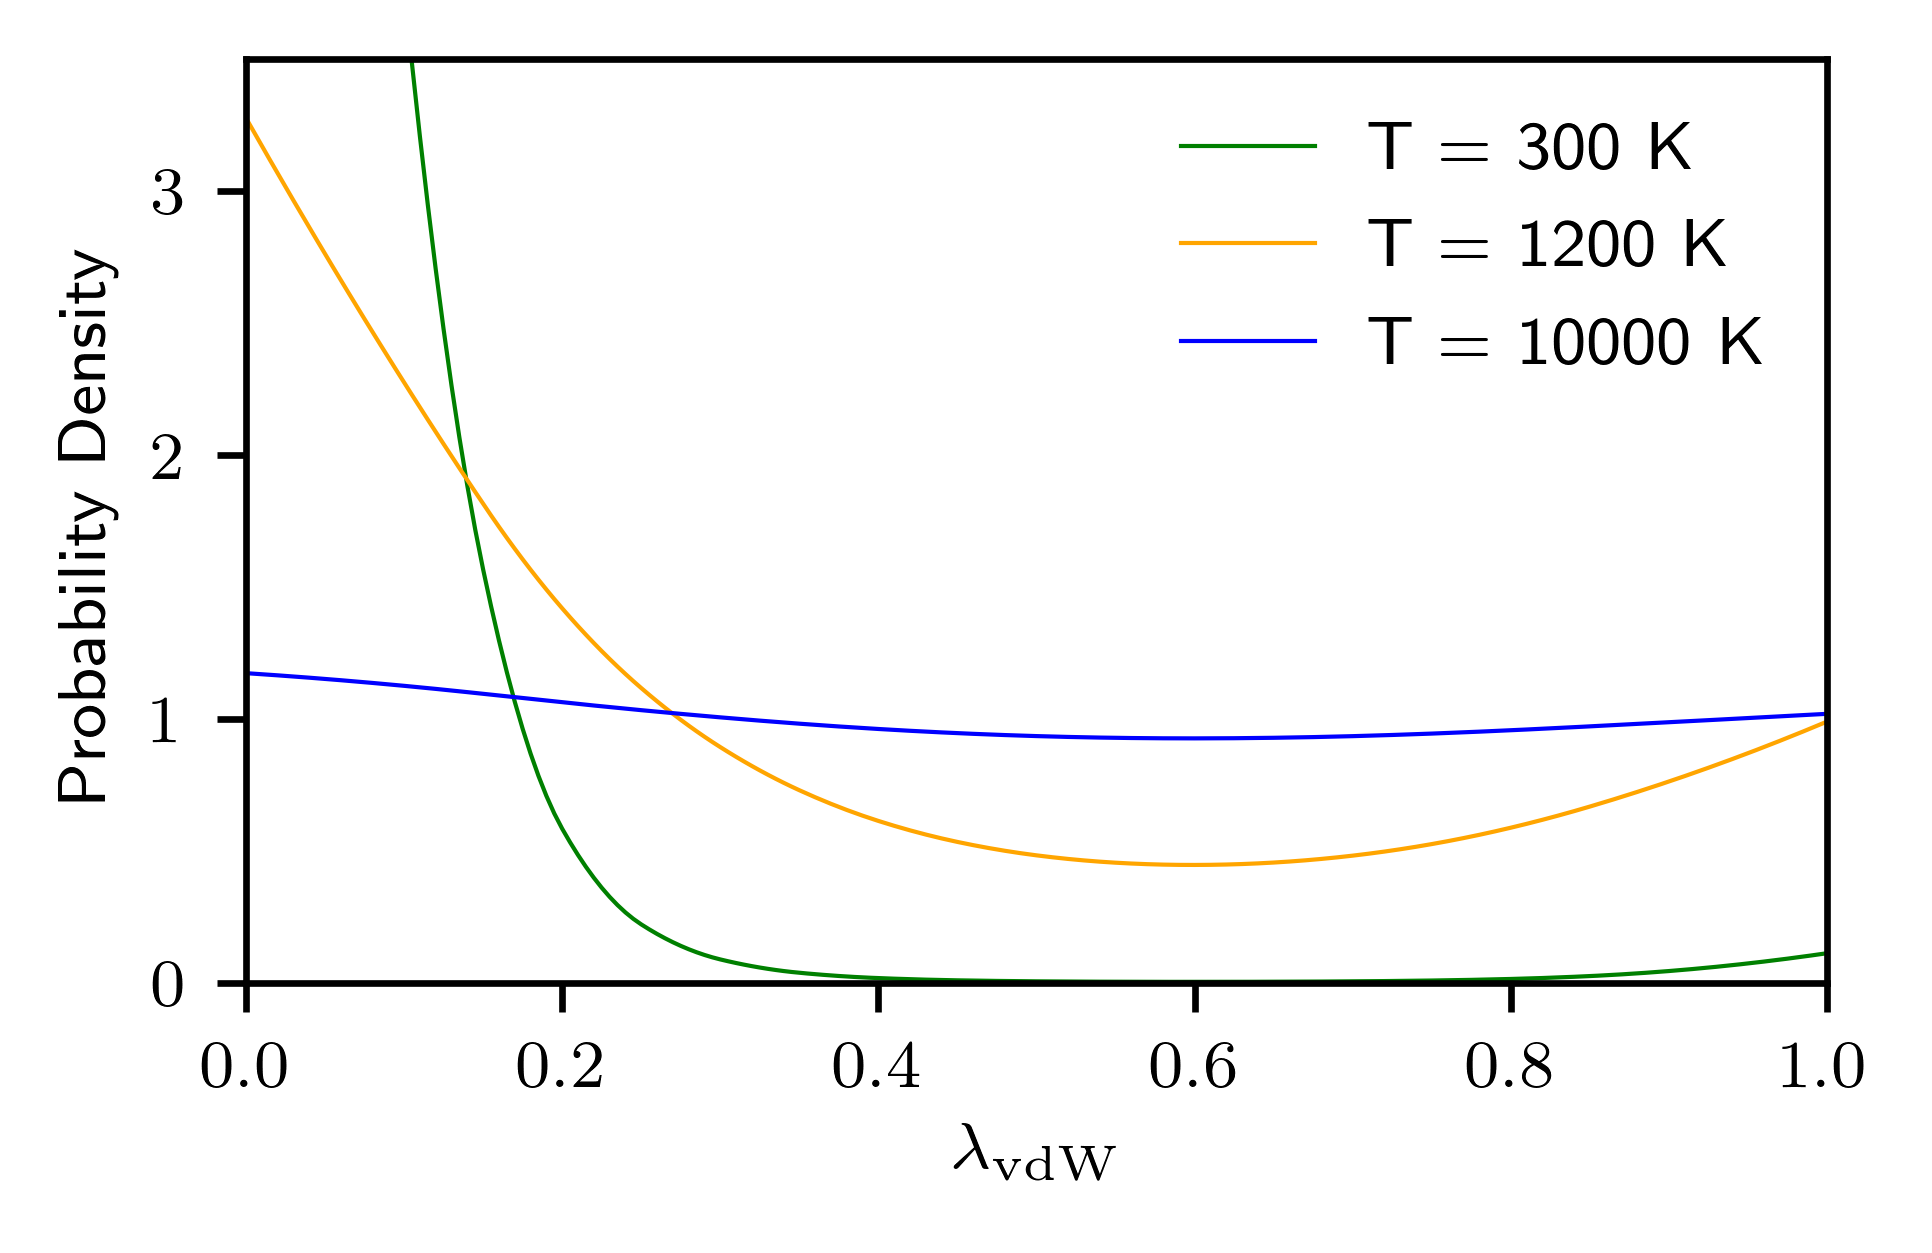

Write Python code to recreate this figure.
import pandas as pd
import numpy as np
from scipy import integrate
from scipy import interpolate
import math
import matplotlib.pyplot as plt
import glob
import figstyle

base = 'trappe_methane_reference_free_energy'
data = pd.read_csv(f'{base}.csv', skipinitialspace=True)

fig, ax = plt.subplots(1, 1, figsize=(3.4,2.0))

styles = ['-', '-', '-', '-']
# styles = ['-', '--', ':', '-.']
colors = ['green', 'orange', 'blue', 'red']
# markers = ['o', 's', '^', 'v']

k = 8.3145E-3  # kJ/mol.K
temperatures = [300, 1200, 10000]

for T, style, color in zip(temperatures, styles, colors):
    x = data['lambda_vdw']
    y = np.exp(-data['F']/(k*T))
    y_spline = interpolate.BSpline(x, y, 2)
    x_smooth = np.linspace(x.min(), x.max(), 201)
    y_smooth = y_spline(x_smooth)
    y_smooth /= integrate.simps(y_smooth, x=x_smooth)
    p = ax.plot(x_smooth, y_smooth, linestyle=style, color=color, label=f'T = {T} K')

ax.set_xlabel(r'$\lambda_\mathrm{vdW}$')
ax.set_ylabel('Probability Density')
ax.set_xlim(left=0, right=1)
ax.set_ylim(bottom=0, top=3.5)
ax.legend()

plt.savefig(base)
plt.show()
